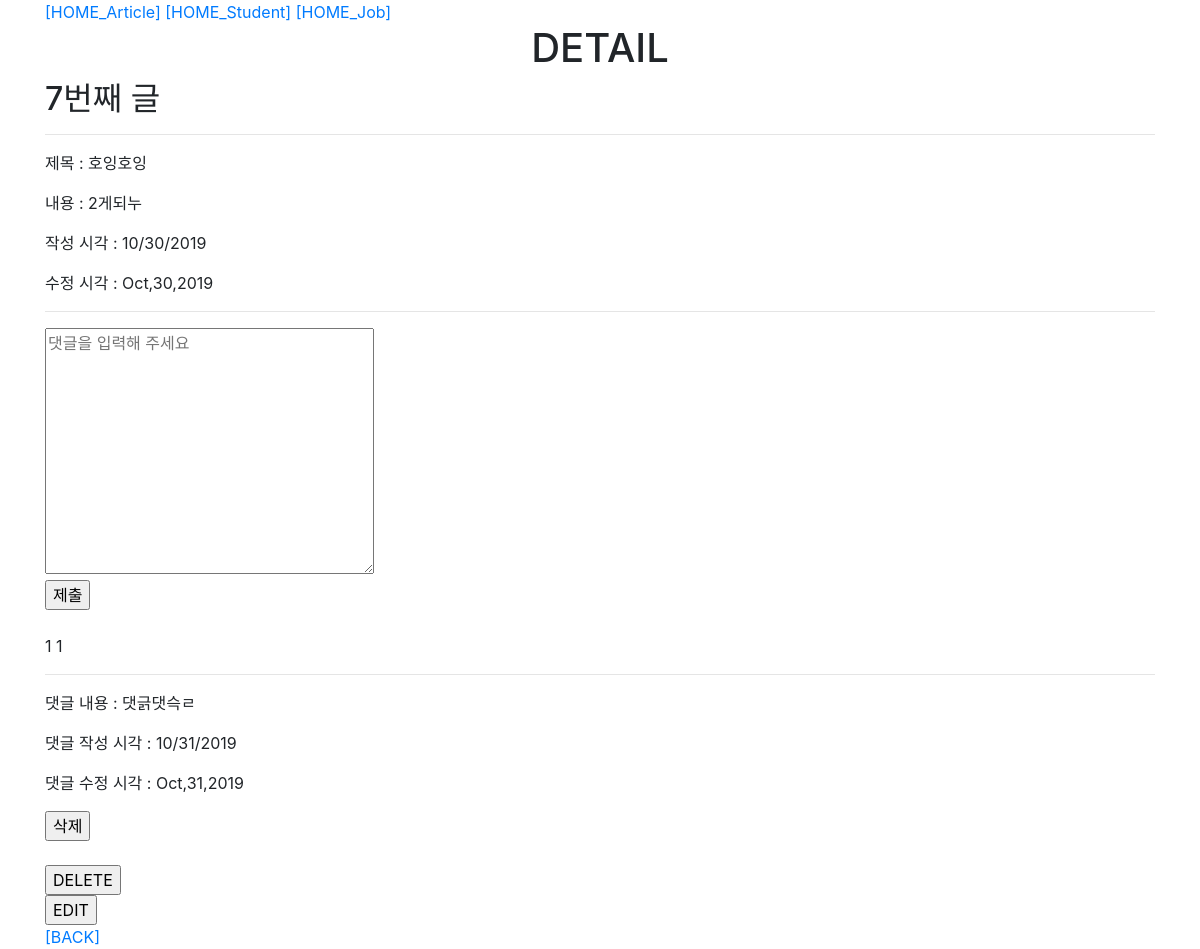
/articles/7/, run on the app's committed database.
### articles/models.py (models this page shows, shortened)
class Article(models.Model):
    title = models.CharField(max_length=20)
    content = models.TextField()
    created_at = models.DateTimeField(auto_now_add=True)
    updated_at = models.DateTimeField(auto_now=True)
    class Meta:
        ordering = ['-pk',]

class Comment(models.Model):
    content = models.CharField(max_length=20)
    created_at = models.DateTimeField(auto_now_add=True)
    updated_at = models.DateTimeField(auto_now=True)
    article = models.ForeignKey(Article, on_delete=models.CASCADE, related_name="comments")
    class Meta:
        ordering = ['-pk', ]

### articles/views.py (the view)
# urls.py: path('<int:pk>/', views.detail, name="detail"),
def detail(request, pk):
    article = Article.objects.get(pk=pk)
    comments = article.comments.all()
    context = {'article' : article, 'comments' : comments}
    return render(request, 'articles/detail.html', context)

### articles/templates/articles/detail.html (shortened to what this page needs)
{% extends 'base.html' %}
{% block content %}
    <h1 class="text-center">DETAIL</h1>
    <h2>{{ article.pk }}번째 글</h2>
    <hr>
    <p>제목 : {{ article.title }}</p>
    <p>내용 : {{ article.content }}</p>
    <p>작성 시각 : {{ article.created_at|date:"SHORT_DATE_FORMAT" }}</p>
    <p>수정 시각 : {{ article.updated_at|date:"M,j,Y" }}</p>
    <hr>
    <form action="{% url 'articles:comment_create' article.pk %}" method="POST">
        <textarea name="content" cols="30" rows="10" placeholder="댓글을 입력해 주세요"></textarea><br>
        <input type="submit" value="제출">
    </form>
    <br>
    {{ comments|length }}
    {{ article.comments.all|length }}
    {% for comment in comments %}
        <hr>
        <p>댓글 내용 : {{ comment.content }}</p>
        <p>댓글 작성 시각 : {{ comment.created_at|date:"SHORT_DATE_FORMAT" }}</p>
        <p>댓글 수정 시각 : {{ comment.updated_at|date:"M,j,Y" }}</p>
        <form action="{% url 'articles:comment_delete' article.pk comment.pk %}" method="POST">
                <input type="submit" value="삭제" onclick="return confirm('정말 댓글을 삭제하시겠습니까?')">
            </form>
        <br>
        {% empty %}
        <p><strong>댓글이 없어요 ㅠㅠ</strong></p>
    {% endfor %}
    <form action="{% url 'articles:delete' article.pk %}", method="POST">
        <input type="submit" value="DELETE" onclick="return confirm('삭제하시겠어요?')">
    </form>
    <form action="{% url 'articles:update' article.pk %}", method="GET">
        <input type="submit" value="EDIT">
    </form>
    <a href="{% url 'articles:index' %}">[BACK]</a>
{% endblock %}

### data on the page
Article: pk "7", title "호잉호잉", content "2게되누", created_at "10/30/2019", updated_at "Oct,30,2019", comments.all|length "1"
Comment: content "댓긁댓슥ㄹ", created_at "10/31/2019", updated_at "Oct,31,2019"

### other printed values
{{ comments|length }} "1"
